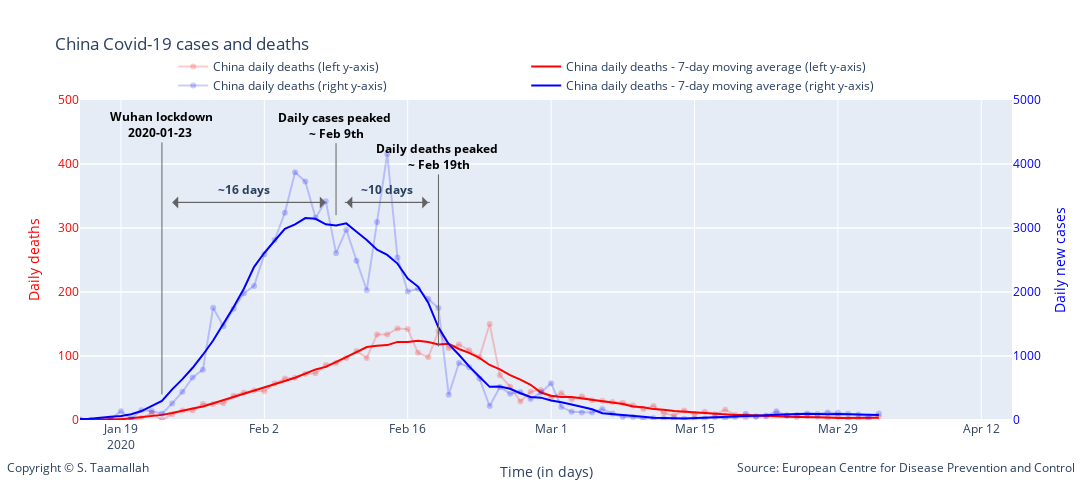

Notebook source saved alongside this figure:
### Markdown cell above
<br/>
<br/>

# Learning from China

### Code cell
degree = 5

smooth_china_deaths = smoothTriangle(df_china['deaths'],degree)
smooth_china_cases = smoothTriangle(df_china['cases'],degree)

smooth_china_deaths_9day = smooth_9day(df_china['deaths'])
smooth_china_cases_9day = smooth_9day(df_china['cases'])


# Add traces
trace1 = go.Scatter(
        x=df_china.index, 
        y=df_china['deaths'],
        mode='lines + markers',
        name='China daily deaths (left y-axis)',
        line_color='rgba(256, 0, 0, .2)',
        #showlegend=False,
)

trace11 = go.Scatter(
        x=df_china.index, 
        y=smooth_china_deaths_9day,
        mode='lines',
        name='China daily deaths - 7-day moving average (left y-axis)',
        line_color='rgba(256, 0, 0, 1)',
)

trace2 = go.Scatter(
        x=df_china.index, 
        y=df_china['cases'],
        mode='lines + markers',
        name='China daily deaths (right y-axis)',
        line_color='rgba(0, 0, 256, .2)',
        #showlegend=False,
        yaxis='y2'
)

trace22 = go.Scatter(
        x=df_china.index, 
        y=smooth_china_cases_9day,
        mode='lines',
        name='China daily deaths - 7-day moving average (right y-axis)',
        line_color='rgba(0, 0, 256, 1)',
        yaxis='y2'
)

data = [trace1, trace11, trace2, trace22]

layout = go.Layout(
    title='China Covid-19 cases and deaths',
    legend=dict(x=.1, y=1.15, orientation="h"), 
    width=1100,
    height=500,
    
    # Top left
    xaxis=dict(
        title='Time (in days)',
        range=['2020-01-15', '2020-04-15'],
    ),
    yaxis=dict(
        title='Daily deaths',
        #type='log',
        range=[0,500],
        color="red",
        anchor='x'
    ),
    yaxis2=dict(
        title = 'Daily new cases',
        color='rgba(0, 0, 256, 1)',
        #type='log',
        range=[0,5000],
        overlaying='y',
        side='right'
    ),
    
       annotations=[
        dict(
            x=1.07,
            y=-0.18,
            showarrow=False,
            text='Source: European Centre for Disease Prevention and Control',
            xref='paper',
            yref='paper'
        ),
        
        dict(
            x=-0.08,
            y=-0.18,
            showarrow=False,
            text='Copyright © S. Taamallah ',
            xref='paper',
            yref='paper'
        )
    ],
    
)



fig = go.Figure(data=data, layout=layout)

fig.add_annotation(
            x='2020-01-23',
            y=40,
            xref="x",
            yref="y",
            text="<b> Wuhan lockdown <br> 2020-01-23  </b>",
            showarrow=True,
            font=dict(
            #family="Courier New, monospace",
            size=12,
            color="black",
            ),
        align="center",
        arrowhead=0,
        arrowsize=1,
        arrowwidth=1,
        arrowcolor="#636363",
        ax=0,
        ay=-270,
)




fig.add_annotation(
            x='2020-02-09',
            y=320,
            text="<b>Daily cases peaked <br> ~ Feb 9th </b>",
            showarrow=True,
            font=dict(
            #family="Courier New, monospace",
            size=12,
            color="black",
            ),
        align="center",
        arrowhead=0,
        arrowsize=1,
        arrowwidth=1,
        arrowcolor="#636363",
        ax=0,
        ay=-90,
)


fig.add_annotation(
            x='2020-02-19',
            y=115,
            text="<b>Daily deaths peaked <br> ~ Feb 19th </b>",
            showarrow=True,
            font=dict(
            #family="Courier New, monospace",
            size=12,
            color="black",
            ),
        align="center",
        arrowhead=0,
        arrowsize=1,
        arrowwidth=1,
        arrowcolor="#636363",
        ax=0,
        ay=-190,
)

fig.add_annotation(
            x='2020-02-10',
            y=340,
            text="",
            showarrow=True,
            font=dict(
            #family="Courier New, monospace",
            size=12,
            color="black",
            ),
        align="center",
        arrowhead=1,
        arrowsize=2,
        arrowwidth=1,
        arrowcolor="#636363",
        ax=85,
        ay=0,
)

fig.add_annotation(
            x='2020-02-18',
            y=340,
            text="",
            showarrow=True,
            font=dict(
            #family="Courier New, monospace",
            size=12,
            color="black",
            ),
        align="center",
        arrowhead=1,
        arrowsize=2,
        arrowwidth=1,
        arrowcolor="#636363",
        ax=-85,
        ay=0,
)

fig.add_annotation(
            x='2020-02-14',
            y=360,
            text="<b> ~10 days </b>",
            showarrow=False,
)

fig.add_annotation(
            x='2020-01-24',
            y=340,
            text="",
            showarrow=True,
            font=dict(
            #family="Courier New, monospace",
            size=12,
            color="black",
            ),
        align="center",
        arrowhead=1,
        arrowsize=2,
        arrowwidth=1,
        arrowcolor="#636363",
        ax=150,
        ay=0,
)

fig.add_annotation(
            x='2020-02-08',
            y=340,
            text="",
            showarrow=True,
            font=dict(
            #family="Courier New, monospace",
            size=12,
            color="black",
            ),
        align="center",
        arrowhead=1,
        arrowsize=2,
        arrowwidth=1,
        arrowcolor="#636363",
        ax=-150,
        ay=0,
)


fig.add_annotation(
            x='2020-01-31',
            y=360,
            text="<b> ~16 days </b>",
            showarrow=False,
)

fig.show()

#from plotly.offline import plot
#plot(fig, filename="STaamallah_covid19_analysis_chart_3_20200331.html", auto_open = False)

### Figure 1 — Plotly figure (JSON) as saved in the notebook; plotly's stock layout.template omitted (floating-point values rounded to 4 significant figures)
{"data": [{"line": {"color": "rgba(256, 0, 0, .2)"}, "mode": "lines+markers", "name": "China daily deaths (left y-axis)", "type": "scatter", "x": ["2020-04-02T00:00:00", "2020-04-01T00:00:00", "2020-03-31T00:00:00", "2020-03-30T00:00:00", "2020-03-29T00:00:00", "2020-03-28T00:00:00", "2020-03-27T00:00:00", "2020-03-26T00:00:00", "2020-03-25T00:00:00", "2020-03-24T00:00:00", "2020-03-23T00:00:00", "2020-03-22T00:00:00", "2020-03-21T00:00:00", "2020-03-20T00:00:00", "2020-03-19T00:00:00", "2020-03-18T00:00:00", "2020-03-17T00:00:00", "2020-03-16T00:00:00", "2020-03-15T00:00:00", "2020-03-14T00:00:00", "2020-03-13T00:00:00", "2020-03-12T00:00:00", "2020-03-11T00:00:00", "2020-03-10T00:00:00", "2020-03-09T00:00:00", "2020-03-08T00:00:00", "2020-03-07T00:00:00", "2020-03-06T00:00:00", "2020-03-05T00:00:00", "2020-03-04T00:00:00", "2020-03-03T00:00:00", "2020-03-02T00:00:00", "2020-03-01T00:00:00", "2020-02-29T00:00:00", "2020-02-28T00:00:00", "2020-02-27T00:00:00", "2020-02-26T00:00:00", "2020-02-25T00:00:00", "2020-02-24T00:00:00", "2020-02-23T00:00:00", "2020-02-22T00:00:00", "2020-02-21T00:00:00", "2020-02-20T00:00:00", "2020-02-19T00:00:00", "2020-02-18T00:00:00", "2020-02-17T00:00:00", "2020-02-16T00:00:00", "2020-02-15T00:00:00", "2020-02-14T00:00:00", "2020-02-13T00:00:00", "2020-02-12T00:00:00", "2020-02-11T00:00:00", "2020-02-10T00:00:00", "2020-02-09T00:00:00", "2020-02-08T00:00:00", "2020-02-07T00:00:00", "2020-02-06T00:00:00", "2020-02-05T00:00:00", "2020-02-04T00:00:00", "2020-02-03T00:00:00", "2020-02-02T00:00:00", "2020-02-01T00:00:00", "2020-01-31T00:00:00", "2020-01-30T00:00:00", "2020-01-29T00:00:00", "2020-01-28T00:00:00", "2020-01-27T00:00:00", "2020-01-26T00:00:00", "2020-01-25T00:00:00", "2020-01-24T00:00:00", "2020-01-23T00:00:00", "2020-01-22T00:00:00", "2020-01-21T00:00:00", "2020-01-20T00:00:00", "2020-01-19T00:00:00", "2020-01-18T00:00:00", "2020-01-17T00:00:00", "2020-01-16T00:00:00", "2020-01-15T00:00:00", "2020-01-14T00:00:00", "2020-01-13T00:00:00", "2020-01-12T00:00:00", "2020-01-11T00:00:00", "2020-01-10T00:00:00", "2020-01-09T00:00:00", "2020-01-08T00:00:00", "2020-01-07T00:00:00", "2020-01-06T00:00:00", "2020-01-05T00:00:00", "2020-01-04T00:00:00", "2020-01-03T00:00:00", "2020-01-02T00:00:00", "2020-01-01T00:00:00", "2019-12-31T00:00:00"], "y": [6, 1, 3, 2, 5, 3, 5, 6, 4, 7, 9, 6, 6, 4, 8, 16, 9, 13, 9, 15, 7, 11, 22, 17, 23, 27, 28, 30, 31, 37, 32, 42, 35, 47, 44, 29, 52, 70, 150, 98, 109, 118, 112, 139, 98, 105, 142, 143, 133.5, 133.5, 97, 108, 97, 89, 86, 73, 72, 66, 65, 57, 45, 46, 43, 38, 26, 25, 25, 15, 15, 9, 0, 11, 3, 0, 1, 0, 0, 0, 1, 0, 0, 0, 1, 0, 0, 0, 0, 0, 0, 0, 0, 0, 0, 0]}, {"line": {"color": "rgba(256, 0, 0, 1)"}, "mode": "lines", "name": "China daily deaths - 7-day moving average (left y-axis)", "type": "scatter", "x": ["2020-04-02T00:00:00", "2020-04-01T00:00:00", "2020-03-31T00:00:00", "2020-03-30T00:00:00", "2020-03-29T00:00:00", "2020-03-28T00:00:00", "2020-03-27T00:00:00", "2020-03-26T00:00:00", "2020-03-25T00:00:00", "2020-03-24T00:00:00", "2020-03-23T00:00:00", "2020-03-22T00:00:00", "2020-03-21T00:00:00", "2020-03-20T00:00:00", "2020-03-19T00:00:00", "2020-03-18T00:00:00", "2020-03-17T00:00:00", "2020-03-16T00:00:00", "2020-03-15T00:00:00", "2020-03-14T00:00:00", "2020-03-13T00:00:00", "2020-03-12T00:00:00", "2020-03-11T00:00:00", "2020-03-10T00:00:00", "2020-03-09T00:00:00", "2020-03-08T00:00:00", "2020-03-07T00:00:00", "2020-03-06T00:00:00", "2020-03-05T00:00:00", "2020-03-04T00:00:00", "2020-03-03T00:00:00", "2020-03-02T00:00:00", "2020-03-01T00:00:00", "2020-02-29T00:00:00", "2020-02-28T00:00:00", "2020-02-27T00:00:00", "2020-02-26T00:00:00", "2020-02-25T00:00:00", "2020-02-24T00:00:00", "2020-02-23T00:00:00", "2020-02-22T00:00:00", "2020-02-21T00:00:00", "2020-02-20T00:00:00", "2020-02-19T00:00:00", "2020-02-18T00:00:00", "2020-02-17T00:00:00", "2020-02-16T00:00:00", "2020-02-15T00:00:00", "2020-02-14T00:00:00", "2020-02-13T00:00:00", "2020-02-12T00:00:00", "2020-02-11T00:00:00", "2020-02-10T00:00:00", "2020-02-09T00:00:00", "2020-02-08T00:00:00", "2020-02-07T00:00:00", "2020-02-06T00:00:00", "2020-02-05T00:00:00", "2020-02-04T00:00:00", "2020-02-03T00:00:00", "2020-02-02T00:00:00", "2020-02-01T00:00:00", "2020-01-31T00:00:00", "2020-01-30T00:00:00", "2020-01-29T00:00:00", "2020-01-28T00:00:00", "2020-01-27T00:00:00", "2020-01-26T00:00:00", "2020-01-25T00:00:00", "2020-01-24T00:00:00", "2020-01-23T00:00:00", "2020-01-22T00:00:00", "2020-01-21T00:00:00", "2020-01-20T00:00:00", "2020-01-19T00:00:00", "2020-01-18T00:00:00", "2020-01-17T00:00:00", "2020-01-16T00:00:00", "2020-01-15T00:00:00", "2020-01-14T00:00:00", "2020-01-13T00:00:00", "2020-01-12T00:00:00", "2020-01-11T00:00:00", "2020-01-10T00:00:00", "2020-01-09T00:00:00", "2020-01-08T00:00:00", "2020-01-07T00:00:00", "2020-01-06T00:00:00", "2020-01-05T00:00:00", "2020-01-04T00:00:00", "2020-01-03T00:00:00", "2020-01-02T00:00:00", "2020-01-01T00:00:00", "2019-12-31T00:00:00"], "y": [3.333, 3, 3.4, 3.333, 3, 4, 4, 5, 5, 5, 6, 7, 7, 8, 8, 9, 9, 10, 12, 13, 14, 16, 17, 20, 21, 25, 27, 29, 31, 34, 36, 36, 38, 43, 55, 63, 70, 79, 86, 97, 105, 111, 119, 118, 122, 124, 122, 122, 117, 116, 114, 106, 98, 91, 83, 79, 72, 66, 61, 56, 50, 45, 41, 35, 30, 26, 21, 18, 14, 11, 8, 6, 4, 2, 1, 1, 0, 0, 0, 0, 0, 0, 0, 0, 0, 0, 0, 0, 0, 0, 0, 0, 0, 0]}, {"line": {"color": "rgba(0, 0, 256, .2)"}, "mode": "lines+markers", "name": "China daily deaths (right y-axis)", "type": "scatter", "x": ["2020-04-02T00:00:00", "2020-04-01T00:00:00", "2020-03-31T00:00:00", "2020-03-30T00:00:00", "2020-03-29T00:00:00", "2020-03-28T00:00:00", "2020-03-27T00:00:00", "2020-03-26T00:00:00", "2020-03-25T00:00:00", "2020-03-24T00:00:00", "2020-03-23T00:00:00", "2020-03-22T00:00:00", "2020-03-21T00:00:00", "2020-03-20T00:00:00", "2020-03-19T00:00:00", "2020-03-18T00:00:00", "2020-03-17T00:00:00", "2020-03-16T00:00:00", "2020-03-15T00:00:00", "2020-03-14T00:00:00", "2020-03-13T00:00:00", "2020-03-12T00:00:00", "2020-03-11T00:00:00", "2020-03-10T00:00:00", "2020-03-09T00:00:00", "2020-03-08T00:00:00", "2020-03-07T00:00:00", "2020-03-06T00:00:00", "2020-03-05T00:00:00", "2020-03-04T00:00:00", "2020-03-03T00:00:00", "2020-03-02T00:00:00", "2020-03-01T00:00:00", "2020-02-29T00:00:00", "2020-02-28T00:00:00", "2020-02-27T00:00:00", "2020-02-26T00:00:00", "2020-02-25T00:00:00", "2020-02-24T00:00:00", "2020-02-23T00:00:00", "2020-02-22T00:00:00", "2020-02-21T00:00:00", "2020-02-20T00:00:00", "2020-02-19T00:00:00", "2020-02-18T00:00:00", "2020-02-17T00:00:00", "2020-02-16T00:00:00", "2020-02-15T00:00:00", "2020-02-14T00:00:00", "2020-02-13T00:00:00", "2020-02-12T00:00:00", "2020-02-11T00:00:00", "2020-02-10T00:00:00", "2020-02-09T00:00:00", "2020-02-08T00:00:00", "2020-02-07T00:00:00", "2020-02-06T00:00:00", "2020-02-05T00:00:00", "2020-02-04T00:00:00", "2020-02-03T00:00:00", "2020-02-02T00:00:00", "2020-02-01T00:00:00", "2020-01-31T00:00:00", "2020-01-30T00:00:00", "2020-01-29T00:00:00", "2020-01-28T00:00:00", "2020-01-27T00:00:00", "2020-01-26T00:00:00", "2020-01-25T00:00:00", "2020-01-24T00:00:00", "2020-01-23T00:00:00", "2020-01-22T00:00:00", "2020-01-21T00:00:00", "2020-01-20T00:00:00", "2020-01-19T00:00:00", "2020-01-18T00:00:00", "2020-01-17T00:00:00", "2020-01-16T00:00:00", "2020-01-15T00:00:00", "2020-01-14T00:00:00", "2020-01-13T00:00:00", "2020-01-12T00:00:00", "2020-01-11T00:00:00", "2020-01-10T00:00:00", "2020-01-09T00:00:00", "2020-01-08T00:00:00", "2020-01-07T00:00:00", "2020-01-06T00:00:00", "2020-01-05T00:00:00", "2020-01-04T00:00:00", "2020-01-03T00:00:00", "2020-01-02T00:00:00", "2020-01-01T00:00:00", "2019-12-31T00:00:00"], "y": [100, 54, 84, 98, 113, 119, 94, 102, 78, 69, 138, 65, 52, 99, 44, 23, 43, 25, 22, 19, 22, 24, 29, 20, 45, 46, 101, 170, 117, 119, 127, 205, 574, 428, 329, 439, 410, 515, 218, 647, 826, 891, 394, 1750, 1890, 2052, 2007, 2538, 4156, 3092, 2028, 2490, 2974, 2607, 3418, 3160, 3727, 3872, 3237, 2812, 2590, 2095, 1980, 1740, 1466, 1753, 787, 665, 441, 259, 97, 140, 151, 19, 136, 17, 4, 0, 0, 0, 0, 0, 0, 0, 0, 0, 0, 0, 15, 0, 17, 0, 0, 27], "yaxis": "y2"}, {"line": {"color": "rgba(0, 0, 256, 1)"}, "mode": "lines", "name": "China daily deaths - 7-day moving average (right y-axis)", "type": "scatter", "x": ["2020-04-02T00:00:00", "2020-04-01T00:00:00", "2020-03-31T00:00:00", "2020-03-30T00:00:00", "2020-03-29T00:00:00", "2020-03-28T00:00:00", "2020-03-27T00:00:00", "2020-03-26T00:00:00", "2020-03-25T00:00:00", "2020-03-24T00:00:00", "2020-03-23T00:00:00", "2020-03-22T00:00:00", "2020-03-21T00:00:00", "2020-03-20T00:00:00", "2020-03-19T00:00:00", "2020-03-18T00:00:00", "2020-03-17T00:00:00", "2020-03-16T00:00:00", "2020-03-15T00:00:00", "2020-03-14T00:00:00", "2020-03-13T00:00:00", "2020-03-12T00:00:00", "2020-03-11T00:00:00", "2020-03-10T00:00:00", "2020-03-09T00:00:00", "2020-03-08T00:00:00", "2020-03-07T00:00:00", "2020-03-06T00:00:00", "2020-03-05T00:00:00", "2020-03-04T00:00:00", "2020-03-03T00:00:00", "2020-03-02T00:00:00", "2020-03-01T00:00:00", "2020-02-29T00:00:00", "2020-02-28T00:00:00", "2020-02-27T00:00:00", "2020-02-26T00:00:00", "2020-02-25T00:00:00", "2020-02-24T00:00:00", "2020-02-23T00:00:00", "2020-02-22T00:00:00", "2020-02-21T00:00:00", "2020-02-20T00:00:00", "2020-02-19T00:00:00", "2020-02-18T00:00:00", "2020-02-17T00:00:00", "2020-02-16T00:00:00", "2020-02-15T00:00:00", "2020-02-14T00:00:00", "2020-02-13T00:00:00", "2020-02-12T00:00:00", "2020-02-11T00:00:00", "2020-02-10T00:00:00", "2020-02-09T00:00:00", "2020-02-08T00:00:00", "2020-02-07T00:00:00", "2020-02-06T00:00:00", "2020-02-05T00:00:00", "2020-02-04T00:00:00", "2020-02-03T00:00:00", "2020-02-02T00:00:00", "2020-02-01T00:00:00", "2020-01-31T00:00:00", "2020-01-30T00:00:00", "2020-01-29T00:00:00", "2020-01-28T00:00:00", "2020-01-27T00:00:00", "2020-01-26T00:00:00", "2020-01-25T00:00:00", "2020-01-24T00:00:00", "2020-01-23T00:00:00", "2020-01-22T00:00:00", "2020-01-21T00:00:00", "2020-01-20T00:00:00", "2020-01-19T00:00:00", "2020-01-18T00:00:00", "2020-01-17T00:00:00", "2020-01-16T00:00:00", "2020-01-15T00:00:00", "2020-01-14T00:00:00", "2020-01-13T00:00:00", "2020-01-12T00:00:00", "2020-01-11T00:00:00", "2020-01-10T00:00:00", "2020-01-09T00:00:00", "2020-01-08T00:00:00", "2020-01-07T00:00:00", "2020-01-06T00:00:00", "2020-01-05T00:00:00", "2020-01-04T00:00:00", "2020-01-03T00:00:00", "2020-01-02T00:00:00", "2020-01-01T00:00:00", "2019-12-31T00:00:00"], "y": [79.33, 84, 89.8, 94.67, 93, 90, 99, 97, 92, 90, 82, 74, 67, 62, 56, 43, 38, 35, 27, 25, 27, 28, 36, 52, 63, 74, 86, 105, 167, 209, 241, 278, 305, 349, 360, 418, 487, 522, 518, 676, 837, 1020, 1186, 1443, 1833, 2085, 2211, 2444, 2580, 2660, 2812, 2940, 3072, 3040, 3057, 3144, 3155, 3057, 2987, 2801, 2613, 2393, 2051, 1765, 1501, 1242, 1020, 816, 639, 479, 299, 213, 140, 91, 62, 51, 36, 19, 17, 2, 0, 0, 0, 0, 1, 1, 3, 3, 3, 0, 7, 5.4, 11, 9], "yaxis": "y2"}], "layout": {"annotations": [{"showarrow": false, "text": "Source: European Centre for Disease Prevention and Control", "x": 1.07, "xref": "paper", "y": -0.18, "yref": "paper"}, {"showarrow": false, "text": "Copyright © S. Taamallah ", "x": -0.08, "xref": "paper", "y": -0.18, "yref": "paper"}, {"align": "center", "arrowcolor": "#636363", "arrowhead": 0, "arrowsize": 1, "arrowwidth": 1, "ax": 0, "ay": -270, "font": {"color": "black", "size": 12}, "showarrow": true, "text": "<b> Wuhan lockdown <br> 2020-01-23  </b>", "x": "2020-01-23", "xref": "x", "y": 40, "yref": "y"}, {"align": "center", "arrowcolor": "#636363", "arrowhead": 0, "arrowsize": 1, "arrowwidth": 1, "ax": 0, "ay": -90, "font": {"color": "black", "size": 12}, "showarrow": true, "text": "<b>Daily cases peaked <br> ~ Feb 9th </b>", "x": "2020-02-09", "y": 320}, {"align": "center", "arrowcolor": "#636363", "arrowhead": 0, "arrowsize": 1, "arrowwidth": 1, "ax": 0, "ay": -190, "font": {"color": "black", "size": 12}, "showarrow": true, "text": "<b>Daily deaths peaked <br> ~ Feb 19th </b>", "x": "2020-02-19", "y": 115}, {"align": "center", "arrowcolor": "#636363", "arrowhead": 1, "arrowsize": 2, "arrowwidth": 1, "ax": 85, "ay": 0, "font": {"color": "black", "size": 12}, "showarrow": true, "text": "", "x": "2020-02-10", "y": 340}, {"align": "center", "arrowcolor": "#636363", "arrowhead": 1, "arrowsize": 2, "arrowwidth": 1, "ax": -85, "ay": 0, "font": {"color": "black", "size": 12}, "showarrow": true, "text": "", "x": "2020-02-18", "y": 340}, {"showarrow": false, "text": "<b> ~10 days </b>", "x": "2020-02-14", "y": 360}, {"align": "center", "arrowcolor": "#636363", "arrowhead": 1, "arrowsize": 2, "arrowwidth": 1, "ax": 150, "ay": 0, "font": {"color": "black", "size": 12}, "showarrow": true, "text": "", "x": "2020-01-24", "y": 340}, {"align": "center", "arrowcolor": "#636363", "arrowhead": 1, "arrowsize": 2, "arrowwidth": 1, "ax": -150, "ay": 0, "font": {"color": "black", "size": 12}, "showarrow": true, "text": "", "x": "2020-02-08", "y": 340}, {"showarrow": false, "text": "<b> ~16 days </b>", "x": "2020-01-31", "y": 360}], "height": 500, "legend": {"orientation": "h", "x": 0.1, "y": 1.15}, "title": {"text": "China Covid-19 cases and deaths"}, "width": 1100, "xaxis": {"range": ["2020-01-15", "2020-04-15"], "title": {"text": "Time (in days)"}, "type": "date"}, "yaxis": {"anchor": "x", "color": "red", "range": [0, 500], "title": {"text": "Daily deaths"}, "type": "linear"}, "yaxis2": {"color": "rgba(0, 0, 256, 1)", "overlaying": "y", "range": [0, 5000], "side": "right", "title": {"text": "Daily new cases"}, "type": "linear"}}}
